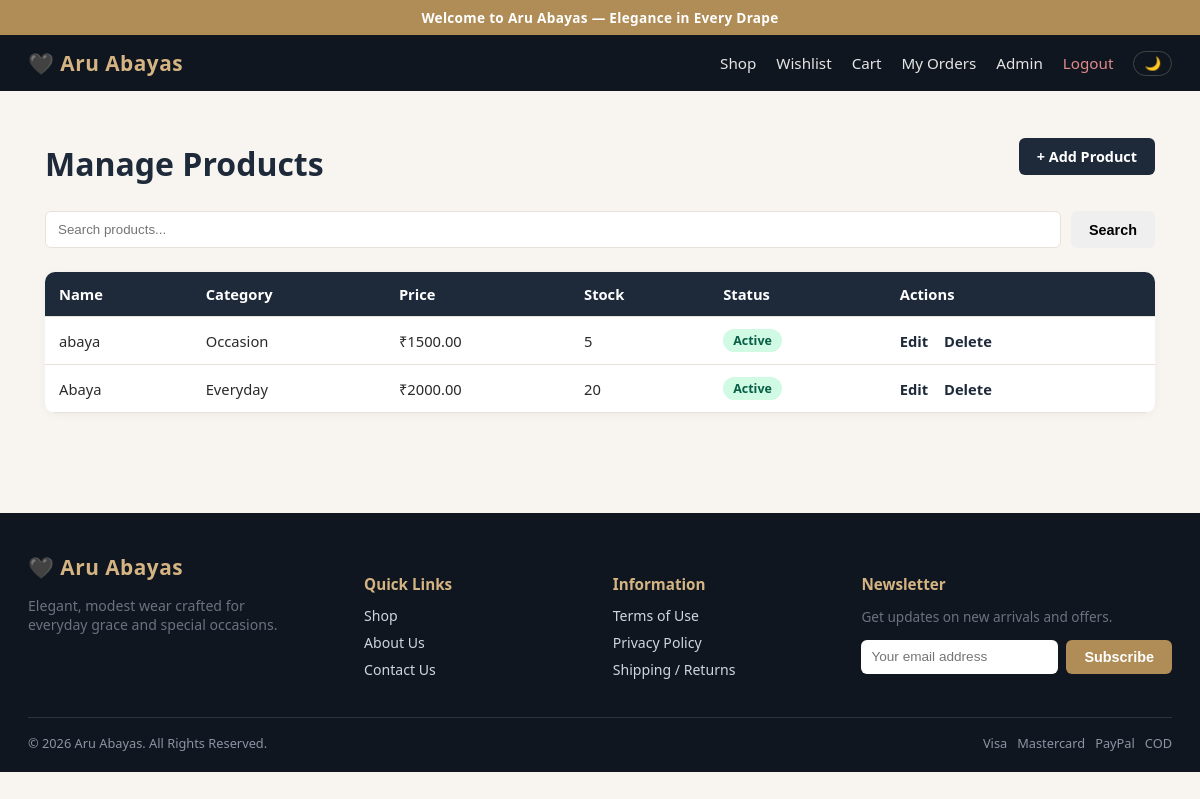
The app's page /admin/products (signed in) with its own data.
### models.py (models this page shows, shortened)
class Product(db.Model):
    id = db.Column(db.Integer, primary_key=True)
    name = db.Column(db.String(200), nullable=False)
    description = db.Column(db.Text)
    price = db.Column(db.Float, nullable=False)
    category = db.Column(db.String(100))  # e.g. Everyday, Occasion, Embroidered, Open Abaya
    fabric = db.Column(db.String(100))
    color = db.Column(db.String(50))
    sizes = db.Column(db.String(100))  # comma-separated e.g. "S,M,L,XL"
    stock = db.Column(db.Integer, default=0)
    image_filename = db.Column(db.String(255))
    is_active = db.Column(db.Boolean, default=True)
    is_new_arrival = db.Column(db.Boolean, default=False)
    created_at = db.Column(db.DateTime, default=datetime.utcnow)
    order_items = db.relationship('OrderItem', backref='product', lazy=True)

### app.py (the view)
@app.route('/admin/products')
@login_required
@admin_required
def admin_products():
    query = request.args.get('q', '').strip()
    products_query = Product.query
    if query:
        products_query = products_query.filter(Product.name.ilike(f'%{query}%'))
    products = products_query.order_by(Product.created_at.desc()).all()
    return render_template('admin_products.html', products=products, query=query)

### app.py (called while the page is built)
@login_manager.user_loader
def load_user(user_id):
    return User.query.get(int(user_id))

def admin_required(f):
    @wraps(f)
    def wrapper(*args, **kwargs):
        if not current_user.is_authenticated or not current_user.is_admin:
            flash('Admin access required.', 'error')
            return redirect(url_for('storefront'))
        return f(*args, **kwargs)
    return wrapper

### models.py (called while the page is built)
    @property
    def is_admin(self):
        return self.role == 'Admin'

### templates/admin_products.html (shortened to what this page needs)
{% extends 'base.html' %}
{% block content %}
    <div class="page-header">
        <h1>Manage Products</h1>
        <a href="{{ url_for('add_product') }}" class="btn btn-primary">+ Add Product</a>
    </div>
    <form method="get" class="search-form">
        <input type="text" name="q" placeholder="Search products..." value="{{ query }}">
        <button type="submit" class="btn">Search</button>
    </form>
    <table class="data-table">
        <thead>
            <tr>
                <th>Name</th>
                <th>Category</th>
                <th>Price</th>
                <th>Stock</th>
                <th>Status</th>
                <th>Actions</th>
            </tr>
        </thead>
        <tbody>
            {% for product in products %}
            <tr>
                <td>{{ product.name }}</td>
                <td>{{ product.category }}</td>
                <td>₹{{ '%.2f'|format(product.price) }}</td>
                <td>
                    <span class="{% if product.stock == 0 %}text-danger{% endif %}">{{ product.stock }}</span>
                </td>
                <td>
                    {% if product.is_active %}<span class="badge badge-success">Active</span>
                    {% else %}<span class="badge badge-muted">Inactive</span>{% endif %}
                </td>
                <td class="actions">
                    <a href="{{ url_for('edit_product', product_id=product.id) }}">Edit</a>
                    <a href="{{ url_for('delete_product', product_id=product.id) }}"
   class="confirm-action text-danger"
   data-confirm-message="Delete this product? This cannot be undone.">Delete</a>
                </td>
            </tr>
            {% else %}
            <tr><td colspan="6" class="empty-state">No products found.</td></tr>
            {% endfor %}
        </tbody>
    </table>
{% endblock %}

### static/style.css (style rules this page uses)
:root { --navy: #1e2a3a; --navy-dark: #10161f; --gold: #b08d57; --gold-light: #d4b483; --cream: #f8f5f0; --text-muted: #6b7280; --danger: #c0392b; --success: #2e7d4f; --border: #e6e2da; --bg: var(--cream); --card-bg: #ffffff; --text: #2a2a2a; }
* { box-sizing: border-box; }
body { margin: 0; font-family: 'Segoe UI', system-ui, sans-serif; background: var(--bg); color: var(--text); }
h1 { font-weight: 700; margin-bottom: 6px; color: var(--navy); }
.page-header { display: flex; justify-content: space-between; align-items: center; margin-bottom: 20px; flex-wrap: wrap; gap: 12px; }
.btn { display: inline-block; padding: 9px 18px; border-radius: 6px; border: none; cursor: pointer; text-decoration: none; font-size: 0.9rem; font-weight: 600; text-align: center; }
.btn-primary { background: var(--navy); color: #fff; }
.search-form { display: flex; gap: 10px; margin-bottom: 24px; flex-wrap: wrap; }
.search-form input { flex: 1; min-width: 200px; padding: 10px 12px; border: 1px solid var(--border); border-radius: 6px; background: var(--card-bg); color: var(--text); }
.data-table { width: 100%; border-collapse: collapse; background: var(--card-bg); border-radius: 10px; overflow: hidden; box-shadow: 0 2px 10px rgba(0,0,0,0.04); }
.data-table th, .data-table td { padding: 12px 14px; text-align: left; border-bottom: 1px solid var(--border); font-size: 0.92rem; }
.data-table th { background: var(--navy); color: #fff; font-weight: 600; }
.data-table .actions a { margin-right: 12px; text-decoration: none; color: var(--navy); font-weight: 600; }
.text-danger { color: var(--danger); }
.badge { display: inline-block; padding: 3px 10px; border-radius: 20px; font-size: 0.78rem; font-weight: 700; }
.badge-success { background: #d1fae5; color: #065f46; }

### records on screen
Product: name "abaya", category "Occasion", price "1500.00", stock "5", is_active "Active"
Product: name "Abaya", category "Everyday", price "2000.00", stock "20", is_active "Active"
